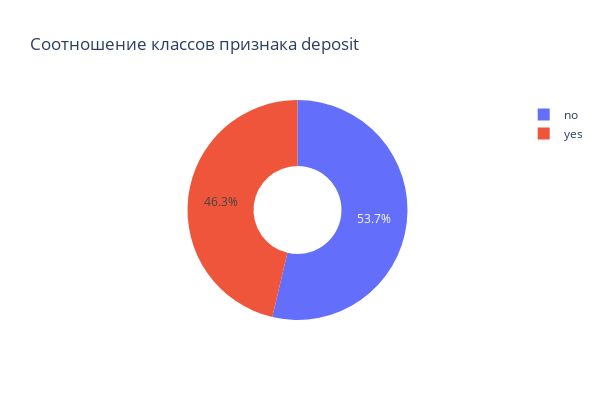

This figure's notebook cell:
### Markdown cell above
Изучим соотношение классов целевой переменной на предмет несбалансированности

### Code cell
px.pie(data_frame=df, 
       names='deposit',
       height=400,
       width=600,
       title='Соотношение классов признака deposit',
       hole=0.4
       )

### Figure 1 — Plotly figure (JSON) as saved in the notebook; plotly's stock layout.template omitted (floating-point values rounded to 4 significant figures; data arrays with more than 128 entries replaced by an {"elided": "..."} marker saying what was removed)
{"data": [{"domain": {"x": [0, 1], "y": [0, 1]}, "hole": 0.4, "hovertemplate": "deposit=%{label}<extra></extra>", "labels": {"elided": "10105 str values"}, "legendgroup": "", "name": "", "showlegend": true, "type": "pie"}], "layout": {"height": 400, "legend": {"tracegroupgap": 0}, "title": {"text": "Соотношение классов признака deposit"}, "width": 600}}
